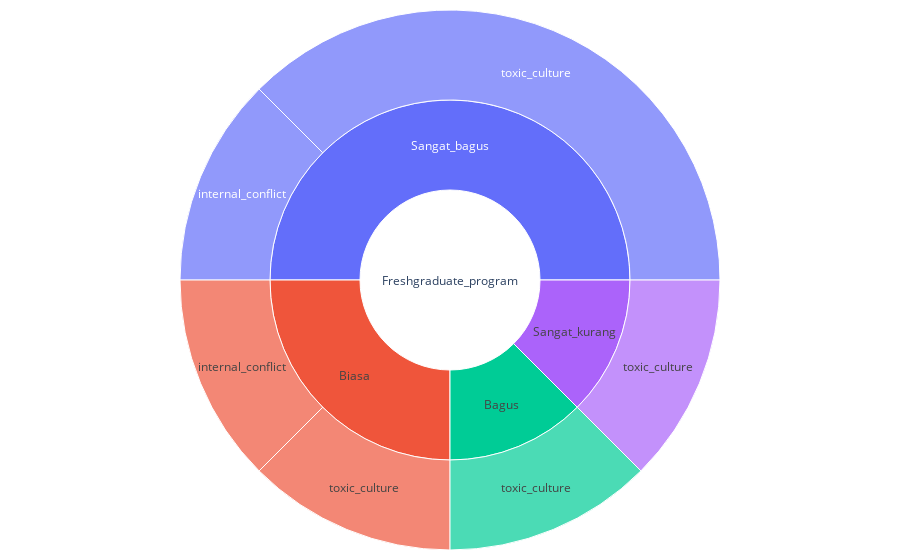

Notebook code for this chart:
### Markdown cell above
- Plot of df_dataAnalyst_resign

### Code cell
fig = px.sunburst(df_dataAnalyst_resign, path=['JenjangKarir', 'PerformancePegawai', 'AlasanResign'], values='Total Resign')
fig.update_layout(
    margin=dict(l=0, r=0, t=10, b=10),
)
fig.show()

### Figure 1 — Plotly figure (JSON) as saved in the notebook; plotly's stock layout.template omitted (floating-point values rounded to 4 significant figures)
{"data": [{"branchvalues": "total", "domain": {"x": [0, 1], "y": [0, 1]}, "hovertemplate": "labels=%{label}<br>Total Resign=%{value}<br>parent=%{parent}<br>id=%{id}<extra></extra>", "ids": ["Freshgraduate_program/Biasa/internal_conflict", "Freshgraduate_program/Sangat_bagus/internal_conflict", "Freshgraduate_program/Bagus/toxic_culture", "Freshgraduate_program/Biasa/toxic_culture", "Freshgraduate_program/Sangat_bagus/toxic_culture", "Freshgraduate_program/Sangat_kurang/toxic_culture", "Freshgraduate_program/Bagus", "Freshgraduate_program/Biasa", "Freshgraduate_program/Sangat_bagus", "Freshgraduate_program/Sangat_kurang", "Freshgraduate_program"], "labels": ["internal_conflict", "internal_conflict", "toxic_culture", "toxic_culture", "toxic_culture", "toxic_culture", "Bagus", "Biasa", "Sangat_bagus", "Sangat_kurang", "Freshgraduate_program"], "name": "", "parents": ["Freshgraduate_program/Biasa", "Freshgraduate_program/Sangat_bagus", "Freshgraduate_program/Bagus", "Freshgraduate_program/Biasa", "Freshgraduate_program/Sangat_bagus", "Freshgraduate_program/Sangat_kurang", "Freshgraduate_program", "Freshgraduate_program", "Freshgraduate_program", "Freshgraduate_program", ""], "type": "sunburst", "values": [1, 1, 1, 1, 3, 1, 1, 2, 4, 1, 8]}], "layout": {"legend": {"tracegroupgap": 0}, "margin": {"b": 10, "l": 0, "r": 0, "t": 10}}}
